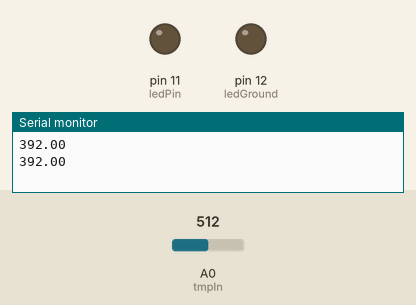
Simulated run of this sketch. Board: Arduino Uno, built with avr-gcc and run on an emulated ATmega328P. Shown: output pins drawn as LEDs (lit = HIGH), the last lines printed to the serial monitor. Inputs (shaded band) come from the test bench; at power-on: A0 (tmpIn) = 512.

Above: at 2.3 s.
2.4 s: A0 (tmpIn) set to 152
4.5 s: A0 (tmpIn) set to 134
At 4.9 s:
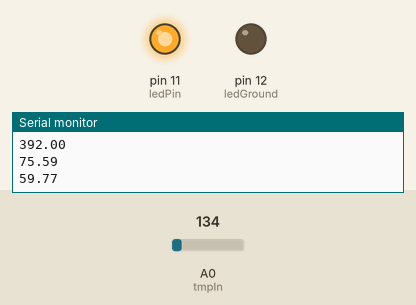
6.6 s: A0 (tmpIn) set to 306
At 8.4 s:
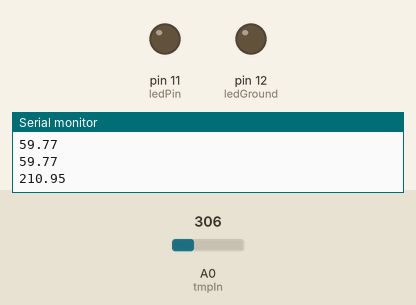
9.0 s: A0 (tmpIn) set to 122
At 9.6 s:
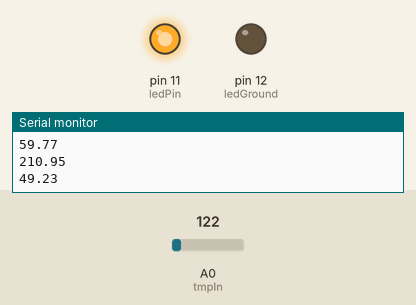
Timing chart, 0 to 12.0 s (numbered marks = the images above; inputs shaded):
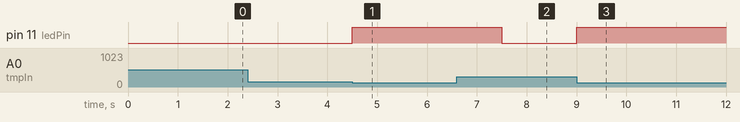

Measured:
- the behaviour switches between 146 and 145 on A0 (tmpIn) (found by bisection; images 0 and 1)
- after the input at 4.5 s, pin 11 (ledPin): LOW → HIGH at once
- after the input at 6.6 s, pin 11 (ledPin): HIGH → LOW after 0.90 s
- after the input at 9.0 s, pin 11 (ledPin): LOW → HIGH at once

The sketch:

Weather_Sensor.ino
```cpp
int tmpPin = A0;
int ledPin = 11;
int ledGround = 12;
int tmpIn = 0;


void setup() {
  Serial.begin(9600);
  pinMode(ledPin, OUTPUT);
  pinMode(ledGround, OUTPUT);
  digitalWrite(ledGround, LOW);
}

void loop() {
  float voltage = (analogRead(tmpIn)*(5.0/1024.0));
  float celcius = (voltage-0.5)*100;
  float fahrenheit = (celcius*9.0/5.0)+32.0;
  Serial.println(fahrenheit);

  if(fahrenheit < 70){
    digitalWrite(ledPin, HIGH);
    }
  else{
    digitalWrite(ledPin, LOW);
    }
  delay(1500);
}
```
